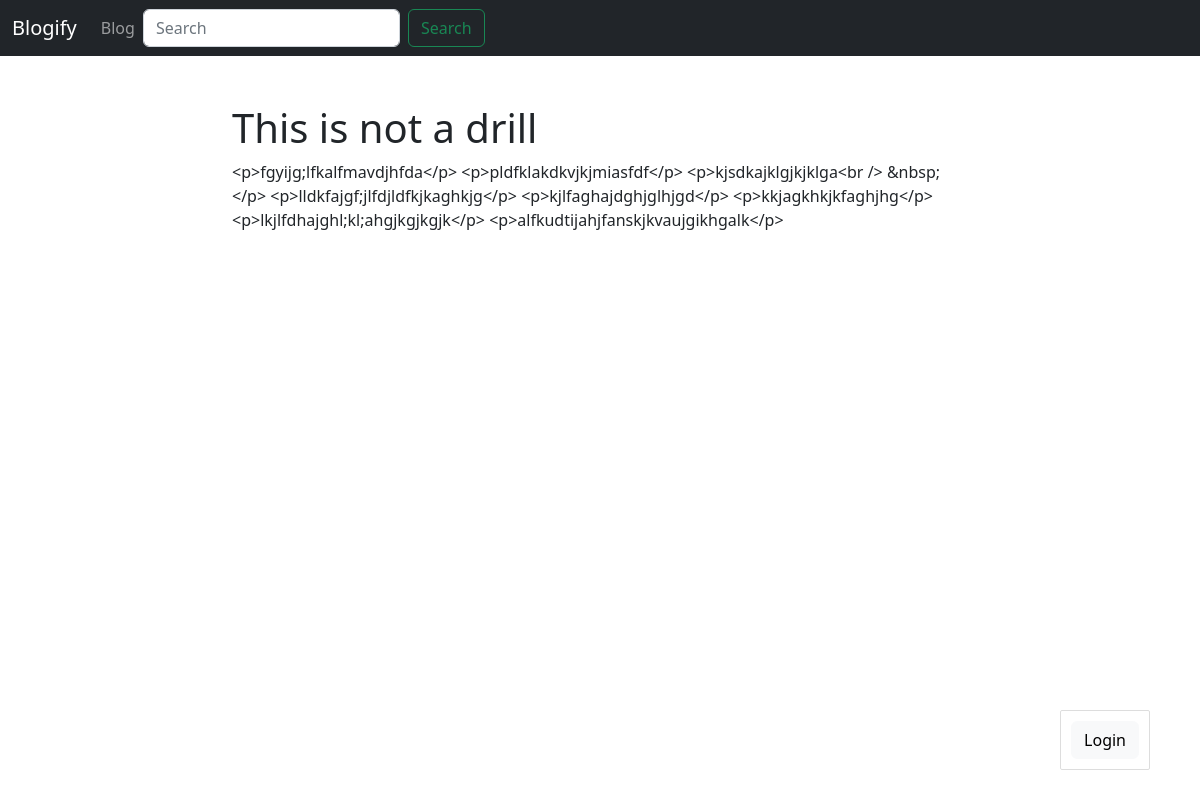
The page /blog/This-is-not-a-drill on the database its author committed.
### models.py (models this page shows, shortened)
class Post(db.Model):
    id = db.Column(db.Integer, primary_key=True)
    title = db.Column(db.String(140))
    slug = db.Column(db.String(140), unique=True)
    body = db.Column(db.Text)
    author = db.Column(db.String(50))
    created = db.Column(db.DateTime, default=datetime.now())
    tags = db.relationship('Tag', secondary=posts_tags,
    backref=db.backref('posts'), lazy='dynamic')

### posts/blueprint.py (the view)
@posts.route( '/<slug>' )
def post_detail(slug):
    post = Post.query.filter(Post.slug==slug).first_or_404()
    return render_template('posts/post_detail.html', post=post)

### posts/templates/posts/post_detail.html (shortened to what this page needs)
{% extends 'base.html' %}
{% block content %}
    <h1>{{ post.title }}</h1>
    <div class="">
        {{ post.body }}
    </div>
    {% endblock %}

### rows shown on the page
Post: title "This is not a drill", body "<p>fgyijg;lfkalfmavdjhfda</p> <p>pldfklakdkvjkjmiasfdf</p> <p>kjsdkajklgjkjklga<br /> &nbsp;</p> <p>lldkfajgf;jlfdjldfkjkaghkjg</p> <p>kjlfaghajdghjglhjgd</p> <p>kkjagkhkjkfaghjhg</p> <p>lkjlfdhajghl;kl;ahgjkgjkgjk</p> <p>alfkudtijahjfanskjkvaujgikhgalk</p>"
